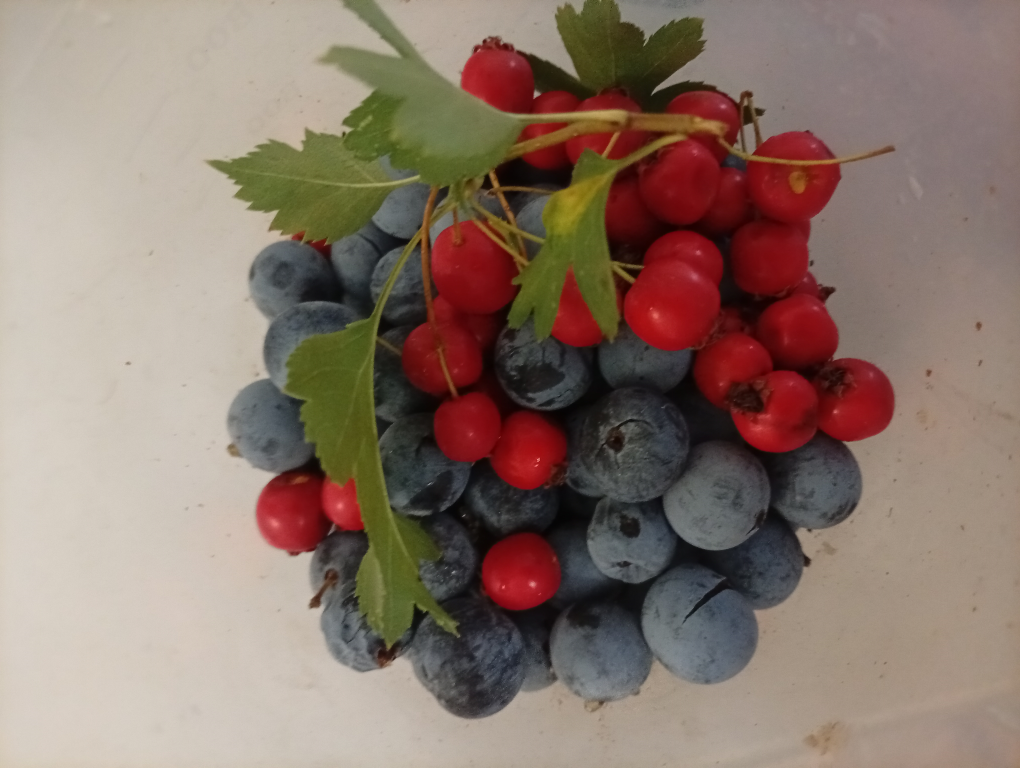
#> input picture test2.jpg, 4080 x 3072 px (shown at 1/4 size)
$ python 02_numpy_basics.py
#> lines starting #> are read from the running program, lines starting #| are printed output that depends on the picture; after the words box and inside, x2 and y2 are one past the last pixel; in counts of white or black regions, pixels touching at a corner belong together
import cv2
import numpy as np
from PIL import Image

if __name__ == "__main__":
    # прочитаем файл с растровым изображением и результат сохраним в переменную image
    image = cv2.imread('test2.jpg')
#> image is the input picture: shape (3072, 4080, 3); mean B, G, R 107.4, 118.6, 138.4

    # Тип данных (dtype)
    print(f"Тип данных: {image.dtype}")  # обычно uint8
#| Тип данных: uint8

    # Форма/размеры (shape)
    print(f"Размеры: {image.shape}")  # (высота, ширина, каналы)
#| Размеры: (3072, 4080, 3)

    # Количество измерений
    print(f"Размерность: {image.ndim}")  # 2, 3 или 4
#| Размерность: 3

    # Для BGR: каналы идут в порядке [Blue, Green, Red]
    blue_channel = image[:, :, 0]  # Синий
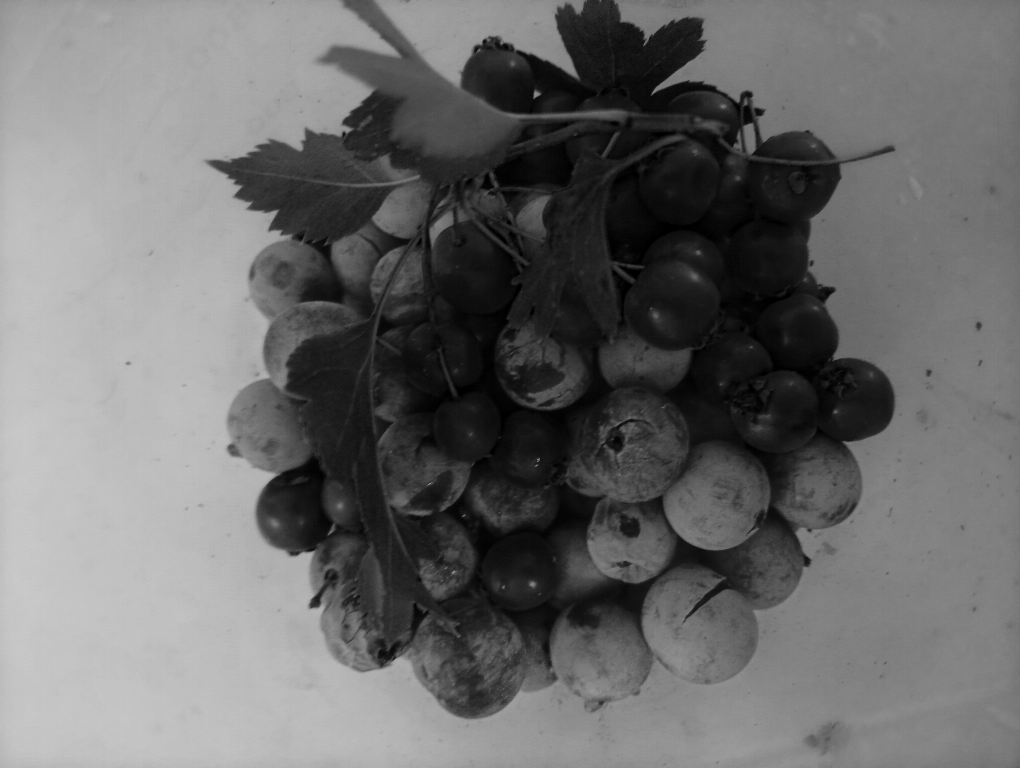
#> blue_channel: shape (3072, 4080) (shown at 1/4 size); min 0, max 207, mean 107.4
    green_channel = image[:, :, 1]  # Зеленый
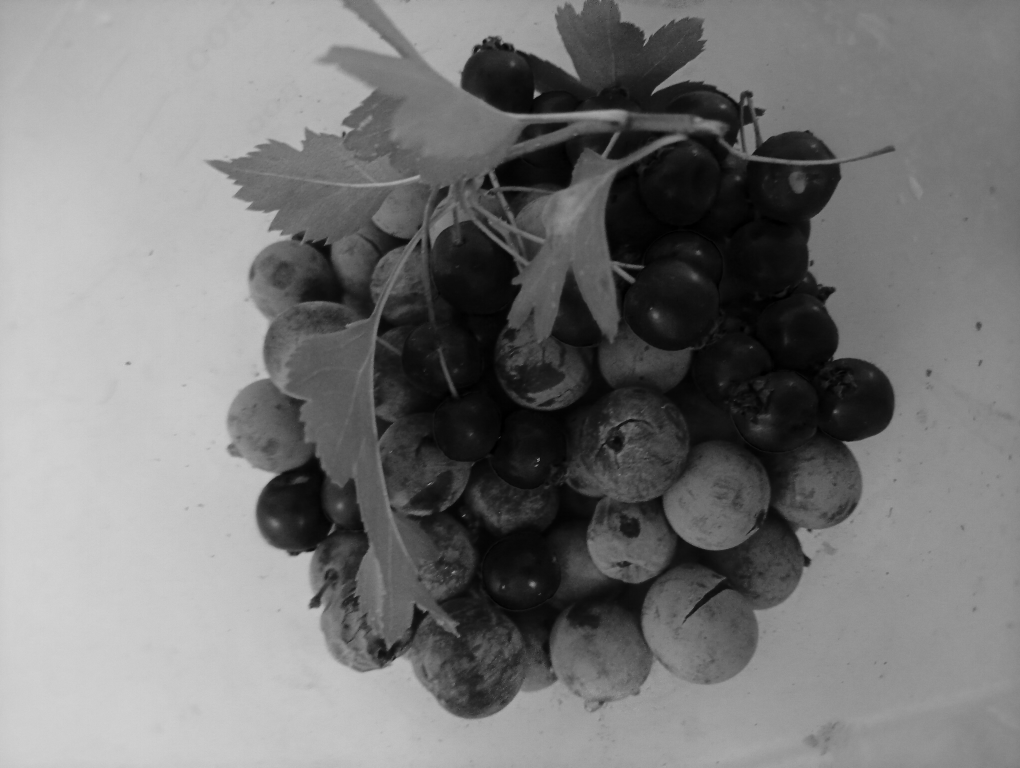
#> green_channel: shape (3072, 4080) (shown at 1/4 size); min 0, max 217, mean 118.6
    red_channel = image[:, :, 2]  # Красный
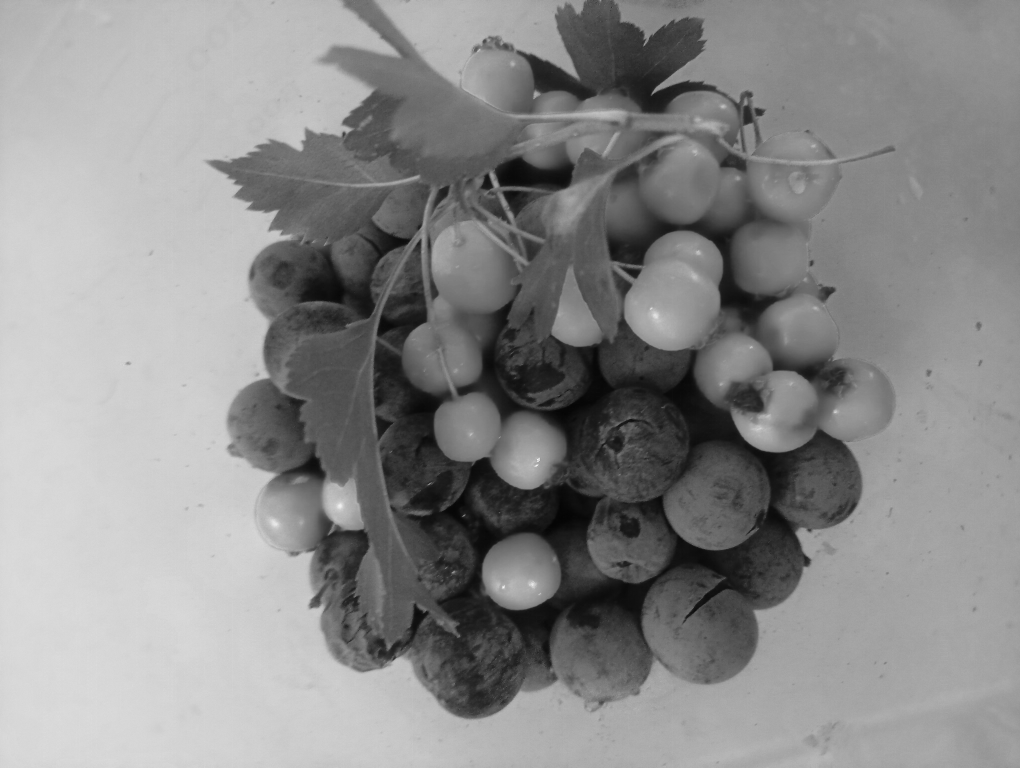
#> red_channel: shape (3072, 4080) (shown at 1/4 size); min 3, max 255, mean 138.4

    # двумерная матрица, где яркие области соответствуют местам с высоким содержанием красного цвета в оригинале.
    h, w = red_channel.shape    # h = 3072  w = 4080
#> h = 3072; w = 4080

    # ─────────────────────────────────────────────────────────────
    # 1. Красный круг
    # ─────────────────────────────────────────────────────────────
    # Параметры: изображение, центр, радиус, цвет, толщина линии
    cv2.circle(
        img=image,
        center=(2784, 2500),    # центр круга (x, y)
        radius=300,             # радиус в пикселях
        color=(0, 0, 255),      # красный в формате BGR
        thickness=7             # толщина линии (-1 = заливка)
    )

    # ─────────────────────────────────────────────────────────────
    # 2. Зеленый прямоугольник
    # ─────────────────────────────────────────────────────────────
    # Параметры: изображение, верхний-левый угол, нижний-правый угол, цвет, толщина
    cv2.rectangle(
        img=image,
        pt1=(1928, 2136),         # верхний левый угол
        pt2=(2224, 2464),         # нижний правый угол
        color=(0, 255, 0),        # зеленый в формате BGR
        thickness=7
    )

    # ─────────────────────────────────────────────────────────────
    # 3. Синий треугольник (полигон из 3 точек)
    # ─────────────────────────────────────────────────────────────
    # Определяем три вершины треугольника
    triangle_points = np.array([
        [440, 280],   # верхняя вершина
        [196, 712],    # левая нижняя
        [672, 712]    # правая нижняя
    ], dtype=np.int32)

    # Рисуем замкнутую фигуру
    cv2.polylines(
        img=image,
        pts=[triangle_points],  # список массивов точек
        isClosed=True,          # замкнуть фигуру
        color=(255, 0, 0),      # синий в формате BGR
        thickness=7
    )

    # ─────────────────────────────────────────────────────────────
    # 4. Текст на изображении
    # ─────────────────────────────────────────────────────────────
    # Параметры: изображение, текст, позиция, шрифт, масштаб, цвет, толщина
    cv2.putText(
        img=image,
        text='OpenCV Demo',                  # текст
        org=(184, 2844),                     # позиция (левый нижний угол текста)
        fontFace=cv2.FONT_HERSHEY_SIMPLEX,   # тип шрифта
        fontScale=3,                         # масштаб шрифта
        color=(0, 0, 0),                     # черный цвет (BGR)
        thickness=7,                         # толщина линий букв
        lineType=cv2.LINE_AA                 # сглаживание
    )

    # Добавим подписи к фигурам
    cv2.putText(image, 'Circle', (2664, 2860), cv2.FONT_HERSHEY_SIMPLEX, 2.5, (0, 0, 255), 5)
    cv2.putText(image, 'Rectangle', (1920, 2556), cv2.FONT_HERSHEY_SIMPLEX, 2.5, (0, 255, 0), 5)
    cv2.putText(image, 'Triangle', (252, 832), cv2.FONT_HERSHEY_SIMPLEX, 2.5, (255, 0, 0), 5)


    # ─────────────────────────────────────────────────────────────
    # Сохранение и отображение результата
    # ─────────────────────────────────────────────────────────────

    # преобразуем из матрицы BGR в матрицу RGB
    #image_rgb = cv2.cvtColor(image, cv2.COLOR_BGR2RGB)

    # Сохраняем в файл
    cv2.imwrite('output_image.png', image)
    print("✅ Изображение сохранено как 'output_image.png'")

    # Сохраняем в файл с помощью библиотеки PIL (Pillow)
    pil_image = Image.fromarray(image)
    pil_image.save('pil_output_image.png')

    # Отображаем изображение (опционально)
    # cv2.imshow('Drawing Demo', image)
    # print("ℹ️ Нажмите любую клавишу для закрытия окна...")
    # cv2.waitKey(0)  # ждем нажатия клавиши
    # cv2.destroyAllWindows()

$ run again, with test1.jpg copied over test2.jpg
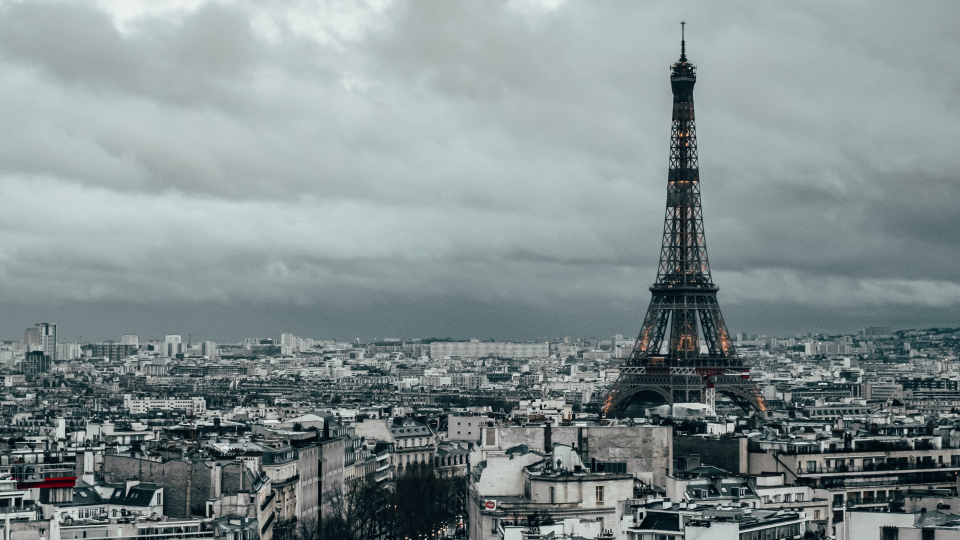
#> input picture test1.jpg, 1920 x 1080 px (shown at 1/2 size)
#> image is the input picture: shape (1080, 1920, 3); mean B, G, R 142.9, 142.4, 130.1
#| Тип данных: uint8
#| Размеры: (1080, 1920, 3)
#| Размерность: 3
#> `red_channel = image[:, :, 2]`:
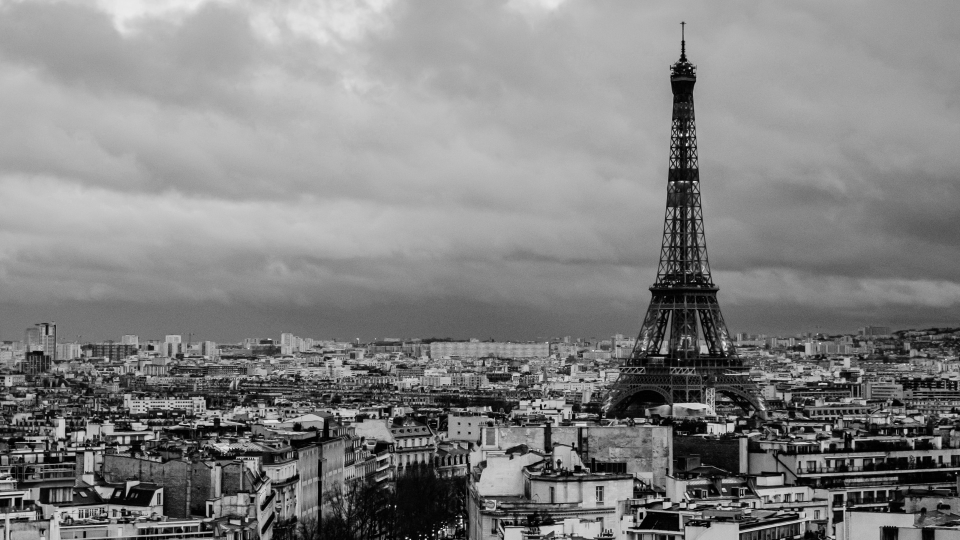
#> red_channel: shape (1080, 1920) (shown at 1/2 size); min 0, max 255, mean 130.1
#> `cv2.putText(image, 'Triangle', (252, 832), cv2.FONT_HERSHEY_SIMPLEX, 2..`:
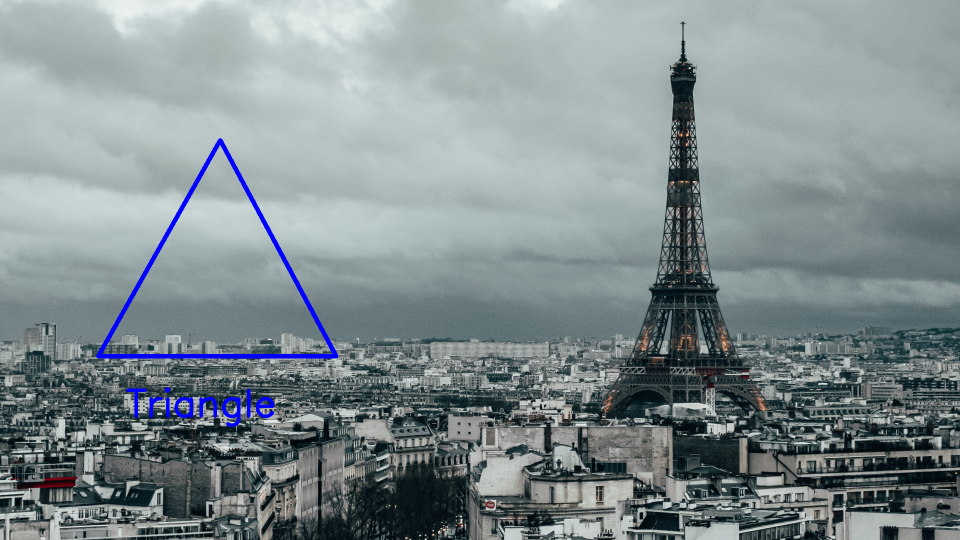
#> image: shape (1080, 1920, 3) (shown at 1/2 size); mean B, G, R 143.9, 141.2, 129

$ run again, with break open2.jpg copied over test2.jpg
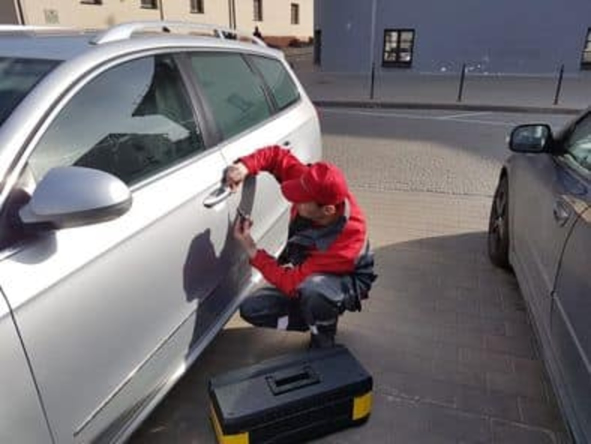
#> input picture break open2.jpg, 1182 x 888 px (shown at 1/2 size)
#> image is the input picture: shape (888, 1182, 3); mean B, G, R 114.2, 110.4, 115.5
#| Тип данных: uint8
#| Размеры: (888, 1182, 3)
#| Размерность: 3
#> `red_channel = image[:, :, 2]`:
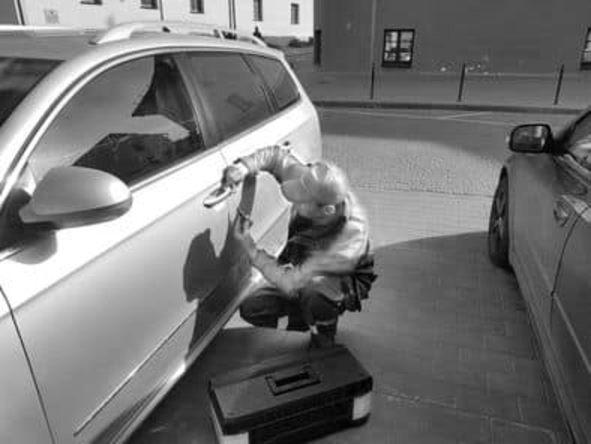
#> red_channel: shape (888, 1182) (shown at 1/2 size); min 0, max 255, mean 115.5
#> `cv2.putText(image, 'Triangle', (252, 832), cv2.FONT_HERSHEY_SIMPLEX, 2..`:
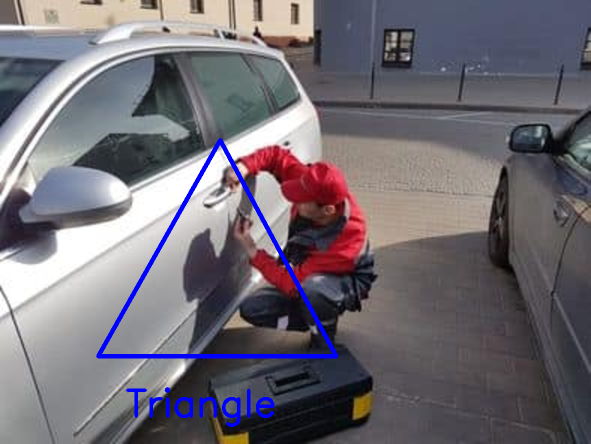
#> image: shape (888, 1182, 3) (shown at 1/2 size); mean B, G, R 116.6, 108.5, 113.5

$ run again, with test_street.jpg copied over test2.jpg
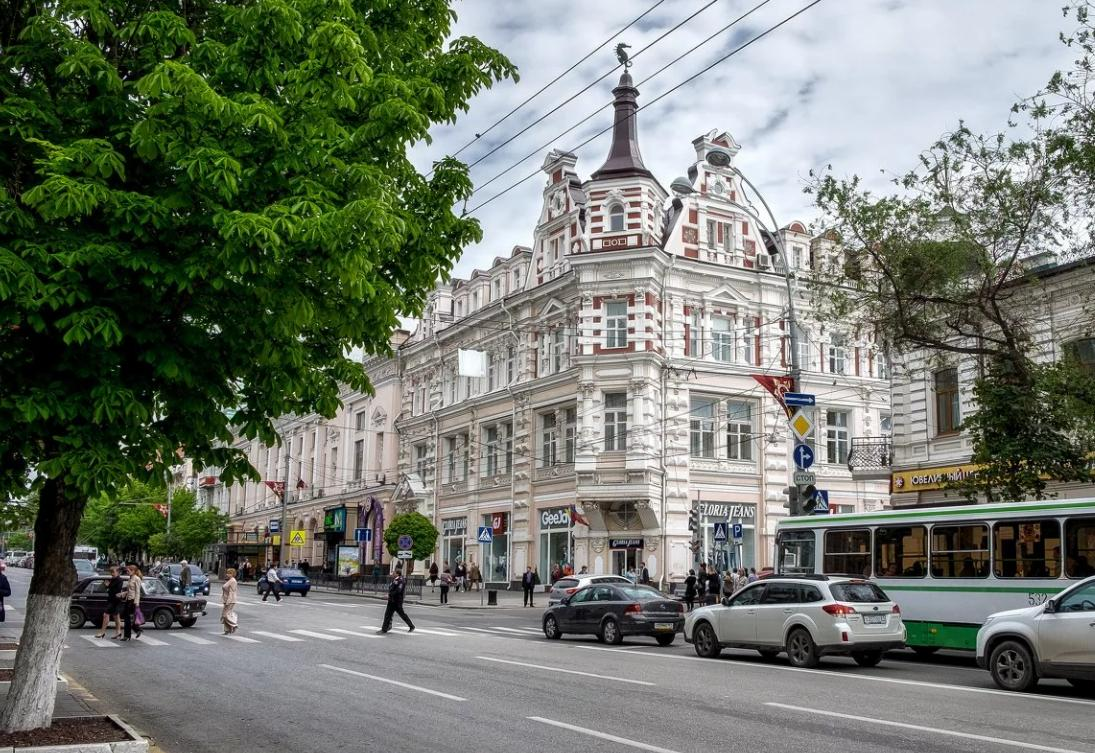
#> input picture test_street.jpg, 1095 x 753 px
#> image is the input picture: shape (753, 1095, 3); mean B, G, R 110, 120.6, 114.3
#| Тип данных: uint8
#| Размеры: (753, 1095, 3)
#| Размерность: 3
#> `red_channel = image[:, :, 2]`:
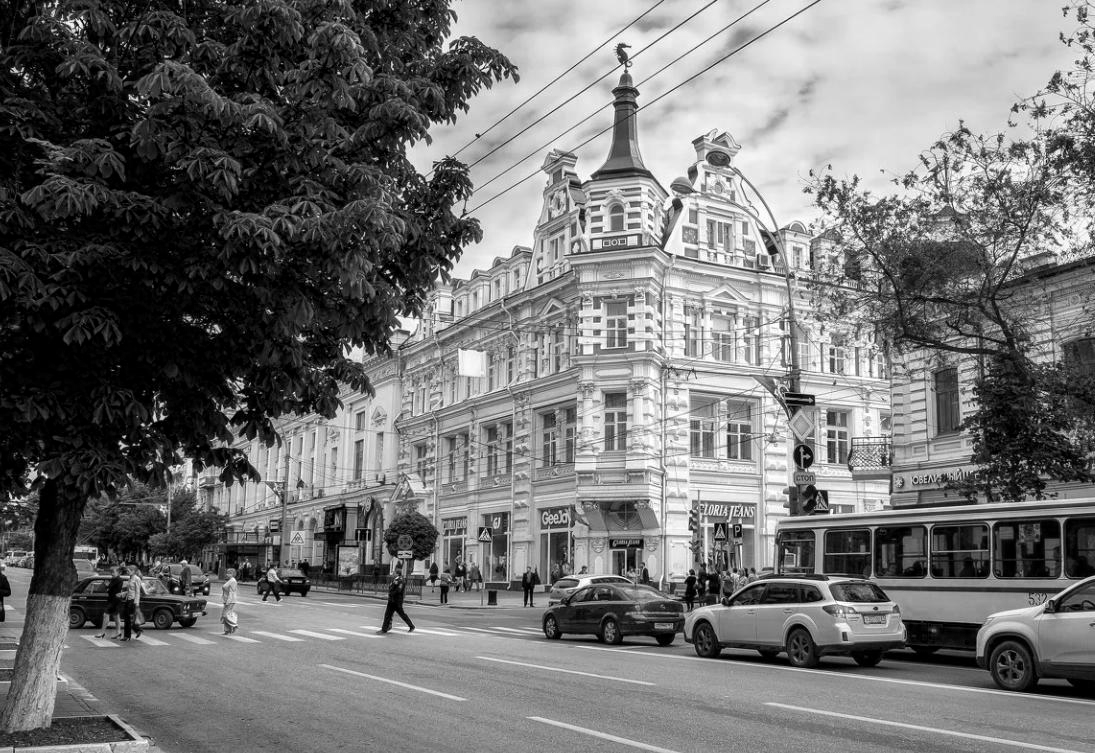
#> red_channel: shape (753, 1095); min 0, max 255, mean 114.3
#> `cv2.polylines( img=image, pts=[triangle_points],`:
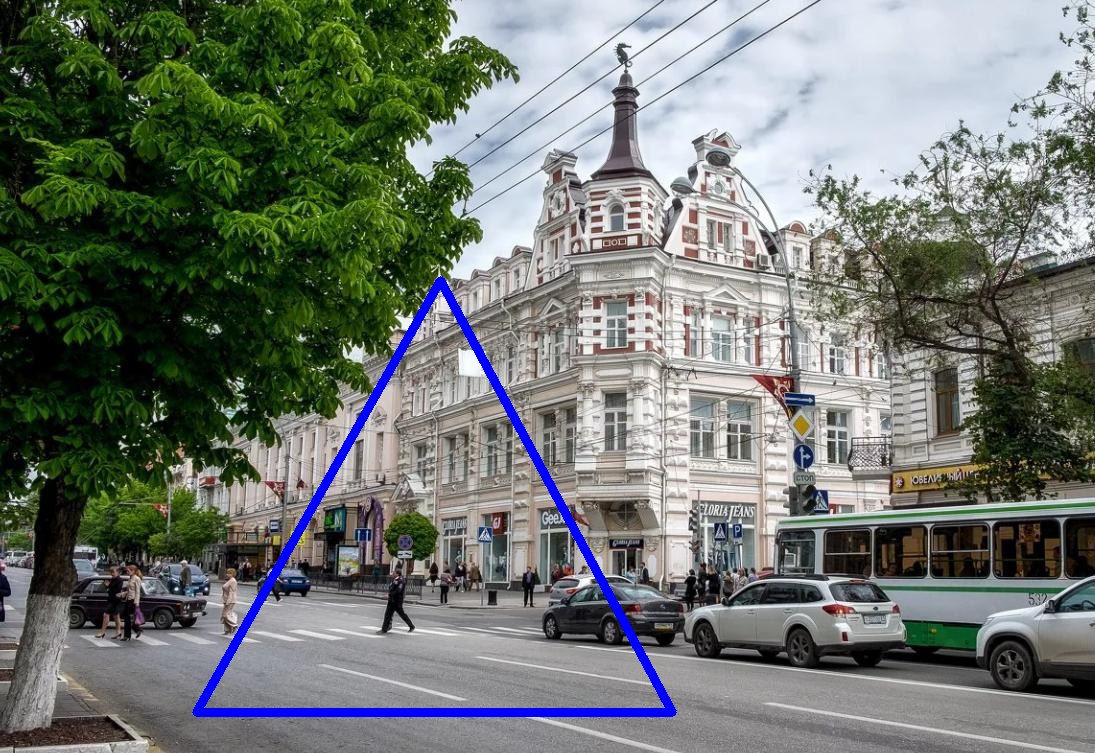
#> image: shape (753, 1095, 3); 1.58% of pixels changed, all inside (x1, y1, x2, y2) = (192, 276, 677, 717)
